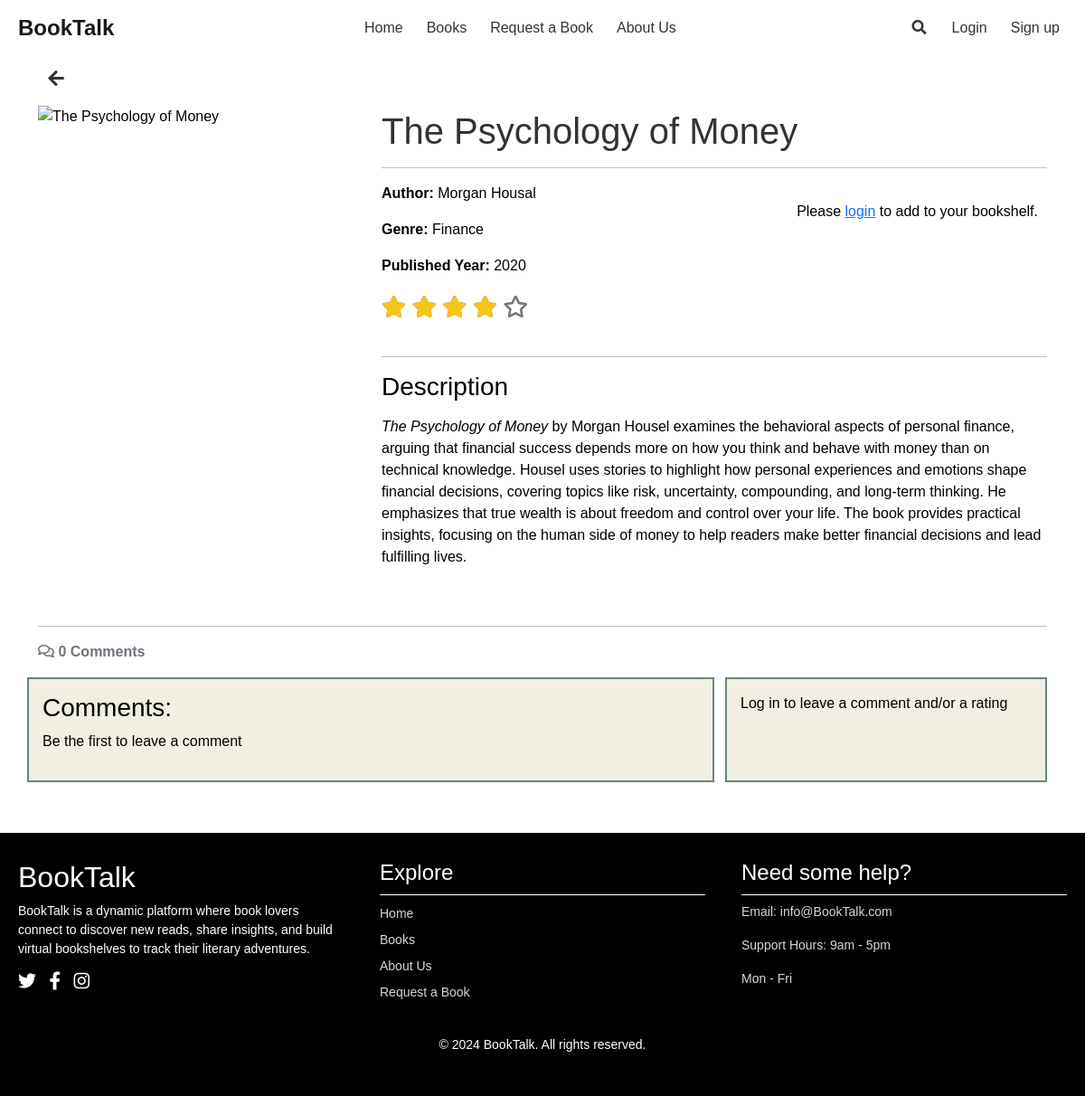
Screenshot of /books/the-psychology-of-money/ with the database file from the repository.
### books/models.py (models this page shows, shortened)
class Book(models.Model):
    genre = models.ForeignKey(Genre, on_delete=models.SET_NULL, null=True)
    author = models.ForeignKey(Author, on_delete=models.SET_NULL, null=True)
    id = models.UUIDField(primary_key=True, default=uuid.uuid4, editable=False)
    title = models.CharField(max_length=60)
    published_year = models.IntegerField()
    cover_image = CloudinaryField('image', default='placeholder')
    description = models.TextField(max_length= 1000, blank=True, null=True)
    slug = models.SlugField(max_length=60, unique=True, blank=True, null=True)
    created_on = models.DateTimeField(auto_now_add=True)
    last_updated = models.DateTimeField(auto_now=True)
    class Meta:
        ordering =["-published_year"]

class Author(models.Model):
    name = models.CharField(max_length=50, unique=True)
    birth_date = models.DateField(null=True, blank=True)
    nationality = models.CharField(max_length=25, blank=True)
    class Meta:
        ordering =["name"]
    def __str__(self):
        return self.name

class Genre(models.Model):
    name = models.CharField(max_length=50, unique=True)
    description = models.TextField(blank=True)
    class Meta:
        ordering =["name"]
    def __str__(self):
        return self.name

### books/views.py (the view)
# urls.py: path('books/<slug:slug>/', views.book_detail, name='book_detail'),
def book_detail(request, slug):
    queryset = Book.objects.all()
    book = get_object_or_404(queryset, slug=slug)
    in_bookshelf = False
    if request.user.is_authenticated:
        in_bookshelf = Bookshelf.objects.filter(user=request.user, book=book).exists()
    comments = book.comments.all().order_by("-created_on")
    comment_count = book.comments.filter(approved=True).count()
    if request.method == "POST":
        comment_form = CommentForm(data=request.POST)
        if comment_form.is_valid():
            comment = comment_form.save(commit=False)
            comment.user = request.user
            comment.book = book
            comment.save()
            messages.add_message(
                request, messages.SUCCESS,
                'Your comment has been submitted and is awaiting approval'
            )
            print("Comment submitted successfully")
            return HttpResponseRedirect(reverse('book_detail', args=[slug]))
    else:
        comment_form = CommentForm()
    book_ratings = Rating.objects.filter(book=book).exclude(rating=-1).values_list('rating', flat=True)
    total_ratings = Rating.objects.filter(book=book).count()
    if book_ratings:
        average_rating = sum(book_ratings) / len(book_ratings)
        average_rating = round(average_rating, 1)
    else:
        average_rating = None
    if request.method == "POST":
        rating_form = RatingForm(data=request.POST)
        if rating_form.is_valid():
            rating_value = rating_form.cleaned_data['rating']
            rating, created = Rating.objects.get_or_create(user=request.user, book=book)
            rating.rating = rating_value
            rating.save()
            print("Rating submitted successfully")
            book_ratings = Rating.objects.filter(book=book).exclude(rating=-1).values_list('rating', flat=True)
            if book_ratings:
                average_rating = sum(book_ratings) / len(book_ratings)
                total_ratings = Rating.objects.filter(book=book).count()
            else:
                average_rating = None
            if request.headers.get('x-requested-with') == 'XMLHttpRequest':
                return JsonResponse({'message': 'Rating submitted successfully',
                                     'user_rating': rating_value,
                                     'average_rating': average_rating,
                                     'total_ratings': total_ratings,
                                     })
            return HttpResponseRedirect(reverse('book_detail', args=[slug]))
    else:
        rating_form = RatingForm()
    user_rating = None
    if request.user.is_authenticated:
        user_rating_obj = Rating.objects.filter(book=book, user=request.user).first()
        if user_rating_obj:
            user_rating = user_rating_obj.rating
    return render(request, "books/book_detail.html", {
        "book": book,
        "in_bookshelf": in_bookshelf,
        "comments": comments,
        "comment_count": comment_count,
        "comment_form": comment_form,
        "rating_form": rating_form,
        "user_rating": user_rating,
        "average_rating": average_rating,
        "total_ratings": total_ratings,
        },
    )

### books/templates/books/book_detail.html (shortened to what this page needs)
{% extends "base.html" %}
{% block content %}
{% load static %}
{% load crispy_forms_tags %}
<div class="container mt-1">
    <div class="return-button">
        <button class="back-button" onclick="goBack()">
            <i class="fas fa-arrow-left"></i>
        </button>
    </div>
    <div class="row">
        <div class="col-md-4">
            {% if book.cover_image.url == 'https://res.cloudinary.com/dmnnucsdm/image/upload/placeholder' %}
                <img class="img-fluid" src="{% static 'images/book_default.jpg' %}" alt="placeholder Image">
            {% else %}
                <img class="img-fluid" src="{{ book.cover_image.url }}" alt="{{ book.title }}">
            {% endif %}
        </div>
        <div class="col-md-8 mb-4">
            <h1 class="title">{{ book.title }}</h1>
            <hr>
            <div class="details">
                <p><strong>Author:</strong> {{ book.author }}</p>
                <p><strong>Genre:</strong> {{ book.genre }}</p>
                <p><strong>Published Year:</strong> {{ book.published_year }}</p>
                <div class="book-star-ratings">
                    <div class="star-ratings-background">
                        <ul class="book-stars">
                            <li><i class="far fa-star book-rating-icon"></i></li>
                            <li><i class="far fa-star book-rating-icon"></i></li>
                            <li><i class="far fa-star book-rating-icon"></i></li>
                            <li><i class="far fa-star book-rating-icon"></i></li>
                            <li><i class="far fa-star book-rating-icon"></i></li>
                        </ul>
                    </div>
                    <div class="star-ratings-foreground">
                        <ul class="book-stars">
                            <li><i class="fa-star book-rating-star far" data-value="1"></i></li>
                            <li><i class="fa-star book-rating-star far" data-value="2"></i></li>
                            <li><i class="fa-star book-rating-star far" data-value="3"></i></li>
                            <li><i class="fa-star book-rating-star far" data-value="4"></i></li>
                            <li><i class="fa-star book-rating-star far" data-value="5"></i></li>
                        </ul>
                    </div>
                </div>
                <div id="average-rating">
                    {% if average_rating == None %}
                        <p>No ratings</p>
                    {% else %}
                        {% if total_ratings == 1 %}
                            <p>{{ average_rating }} from {{ total_ratings }} rating</p>
                        {% else %}
                            <p>{{ average_rating }} from {{ total_ratings }} ratings</p>
                        {% endif %}
                    {% endif %}
                </div>
                <div id="bookshelf-buttons">
                    {% if request.user.is_authenticated %}
                        {% if in_bookshelf %}
                            <form action="{% url 'remove_from_bookshelf' book.slug %}" method="post">
                                {% csrf_token %}
                                <button id="remove-from-bookshelf" class="btn btn-secondary" data-book-slug="{{ book.slug }}">Remove from Bookshelf</button>
                            </form>
                        {% else %}
                            <form action="{% url 'add_to_bookshelf' book.slug %}" method="post">
                                {% csrf_token %}
                                <button id="add-to-bookshelf" class="btn btn-secondary" data-book-slug="{{ book.slug }}">Add to Bookshelf</button>
                            </form>
                        {% endif %}
                    {% else %}
                        <p>Please <a href="{% url 'account_login' %}">login</a> to add to your bookshelf.</p>
                    {% endif %}
                </div>
                <hr>
                <h3>Description</h3>
                <p>{{ book.description|safe }}</p>
            </div>
        </div>
    </div>
    <div class="user-interactions-container">
        <div class="row mt-2">
            <div class="col-12">
                <hr>
                <strong class="text-secondary">
                    {% if comment_count == 1 %}
                        <i class="far fa-comments"></i> {{ comment_count }} Comment
                    {% else %}
                        <i class="far fa-comments"></i> {{ comment_count }} Comments
                    {% endif %}
                </strong>
            </div>
        </div>
        <div class="row gutters mt-3 d-flex align-items-stretch">
            <div class="col-md-8 mb-3 comment-container">
                <h3>Comments:</h3>
                {% if comment_count == 0 %}
                    <p>Be the first to leave a comment</p>
                {% endif %}
            </div>
            <div class="col-md-4 d-flex flex-column">
                <div class="add-comment-card mb-3 flex-grow-1">
                    <div class="card-body">
                        {% if user.is_authenticated %}
                            <h3>Leave a comment:</h3>
                            <span><i class="far fa-user"></i> {{ user.username }}</span>
                            <form id="commentForm" method="post">
                                {{ comment_form | crispy }}
                                {% csrf_token %}
                                <button id="submitButton" type="submit" class="btn btn-secondary btn-lg mt-2">Submit</button>
                            </form>
                            <div class="row mt-4">
                                <div class="col-12">
                                    <hr>
                                    <strong>Please rate this book:</strong>
                                    <div class="rating-stars mt-2">
                                        <form id="ratingForm1" class="star-form" method="POST">
                                            {% csrf_token %}
                                            <input type="hidden" name="rating" value="1">
                                            <button type="submit" class="far fa-star star-icon" data-value="1"></button>
                                        </form>
                                        <form id="ratingForm2" class="star-form" method="POST">
                                            {% csrf_token %}
                                            <input type="hidden" name="rating" value="2">
                                            <button type="submit" class="far fa-star star-icon" data-value="2"></button>
                                        </form>
                                        <form id="ratingForm3" class="star-form" method="POST">
                                            {% csrf_token %}
                                            <input type="hidden" name="rating" value="3">
                                            <button type="submit" class="far fa-star star-icon" data-value="3"></button>
                                        </form>
                                        <form id="ratingForm4" class="star-form" method="POST">
                                            {% csrf_token %}
                                            <input type="hidden" name="rating" value="4">
                                            <button type="submit" class="far fa-star star-icon" data-value="4"></button>
                                        </form>
                                        <form id="ratingForm5" class="star-form" method="POST">
                                            {% csrf_token %}
                                            <input type="hidden" name="rating" value="5">
                                            <button type="submit" class="far fa-star star-icon" data-value="5"></button>
                                        </form>
                                    </div>
                                    <div class="mt-2">
                                        <p>Your rating: <span id="user-rating">{{ user_rating }}</span></p>
                                    </div>
                                </div>
                            </div>
                        {% else %}
                            <p>Log in to leave a comment and/or a rating</p>
                        {% endif %}
                    </div>
                </div>
            </div>
        </div>
    </div>
</div>
{% endblock %}

### rows the page displays
Book: title "The Psychology of Money", author "Morgan Housal", genre "Finance", published_year "2020", description "The Psychology of Money by Morgan Housel examines the behavioral aspects of personal finance, arguing that financial success depends more on how you think and behave with money than on technical knowledge. Housel uses stories to highlight how personal experiences and emotions shape financial decisions, covering topics like risk, uncertainty, compounding, and long-term thinking. He emphasizes that true wealth is about freedom and control over your life. The book provides practical insights, focusing on the human side of money to help readers make better financial decisions and lead fulfilling lives."

### other values shown
{{ comment_count }} "0"
